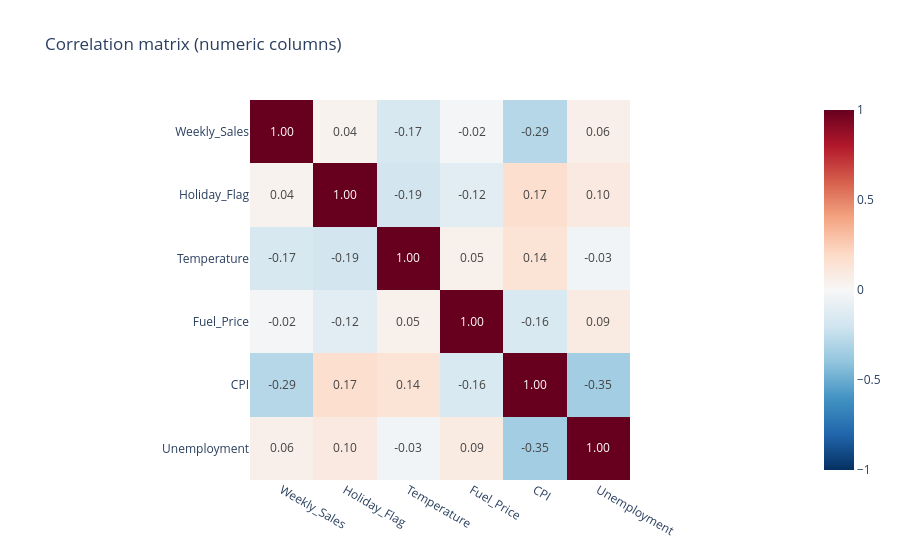

Write notebook code for a chart like this one.
### Markdown cell above
Correlation between the numeric columns. A correlation measures how two columns move together, from -1 to +1. It does not prove a cause. With sales, the strongest is CPI at -0.29, then temperature at -0.17. Unemployment (0.06), the holiday flag (0.04) and fuel price (-0.02) are close to zero. `Store` is a category, so it is not in this matrix.

### Code cell
corr = df[['Weekly_Sales', 'Holiday_Flag'] + num_cols].corr()
fig = px.imshow(corr, text_auto='.2f', color_continuous_scale='RdBu_r', zmin=-1, zmax=1, title='Correlation matrix (numeric columns)')
fig.show()

### Figure 1 — Plotly figure (JSON) as saved in the notebook; plotly's stock layout.template omitted (floating-point values rounded to 4 significant figures)
{"data": [{"coloraxis": "coloraxis", "hovertemplate": "x: %{x}<br>y: %{y}<br>color: %{z}<extra></extra>", "name": "0", "texttemplate": "%{z:.2f}", "type": "heatmap", "x": ["Weekly_Sales", "Holiday_Flag", "Temperature", "Fuel_Price", "CPI", "Unemployment"], "xaxis": "x", "y": ["Weekly_Sales", "Holiday_Flag", "Temperature", "Fuel_Price", "CPI", "Unemployment"], "yaxis": "y", "z": [[1.0, 0.03704, -0.166, -0.01909, -0.2872, 0.05519], [0.03704, 1.0, -0.1879, -0.1174, 0.172, 0.09693], [-0.166, -0.1879, 1.0, 0.04894, 0.1379, -0.03012], [-0.01909, -0.1174, 0.04894, 1.0, -0.1599, 0.08624], [-0.2872, 0.172, 0.1379, -0.1599, 1.0, -0.3481], [0.05519, 0.09693, -0.03012, 0.08624, -0.3481, 1.0]]}], "layout": {"coloraxis": {"autocolorscale": false, "cmax": 1, "cmin": -1, "colorscale": [[0.0, "rgb(5,48,97)"], [0.1, "rgb(33,102,172)"], [0.2, "rgb(67,147,195)"], [0.3, "rgb(146,197,222)"], [0.4, "rgb(209,229,240)"], [0.5, "rgb(247,247,247)"], [0.6, "rgb(253,219,199)"], [0.7, "rgb(244,165,130)"], [0.8, "rgb(214,96,77)"], [0.9, "rgb(178,24,43)"], [1.0, "rgb(103,0,31)"]]}, "title": {"text": "Correlation matrix (numeric columns)"}, "xaxis": {"anchor": "y", "constrain": "domain", "domain": [0.0, 1.0], "scaleanchor": "y"}, "yaxis": {"anchor": "x", "autorange": "reversed", "constrain": "domain", "domain": [0.0, 1.0]}}}
